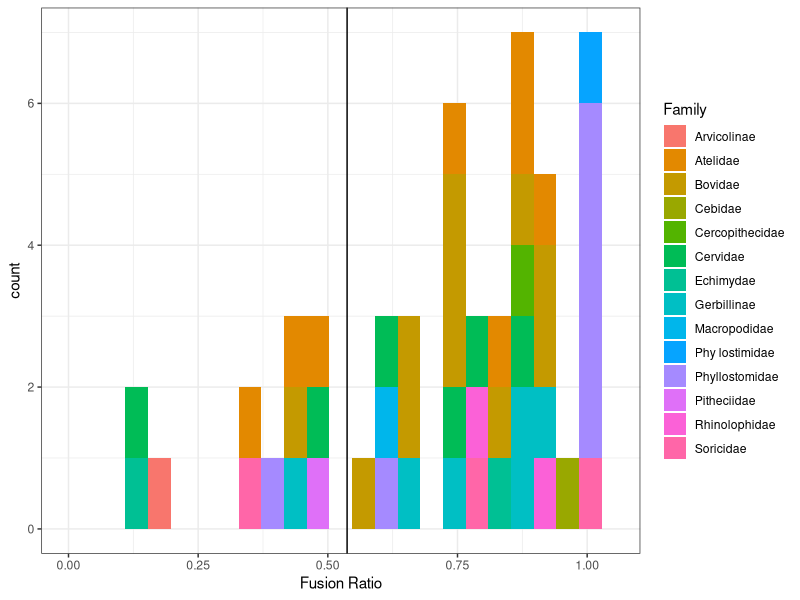

The R source for this figure:
library(viridis)
library(ggplot2)

# read in data
dat <- read.csv("Sex Chromosome Fusion Data.csv")[,1:5]

# calculate fusion ratios
dat$fusind <- dat$fused.index/dat$total.autosomes

# generate a null expectation. each species has a limited range 
# that can be as low as 1/n to 1.
null <- c()
for(i in 1:1000){
  curvals <- c()
  for(j in 1:nrow(dat)){
    curvals[j] <- sample(x=1:(dat$total.autosomes[j]+1), 1)
  }
  null[i] <- mean(curvals/(dat$total.autosomes+1))
}

ggplot(dat, aes(x=fusind, fill=Family)) + geom_histogram(bins=25) +
  theme_bw() + labs(x="Fusion Ratio") + 
  geom_vline(xintercept = mean(null)) +
  xlim(0,1.05)

small <- sum(dat$fusind > mean(null))
binom.test(39, 51)
